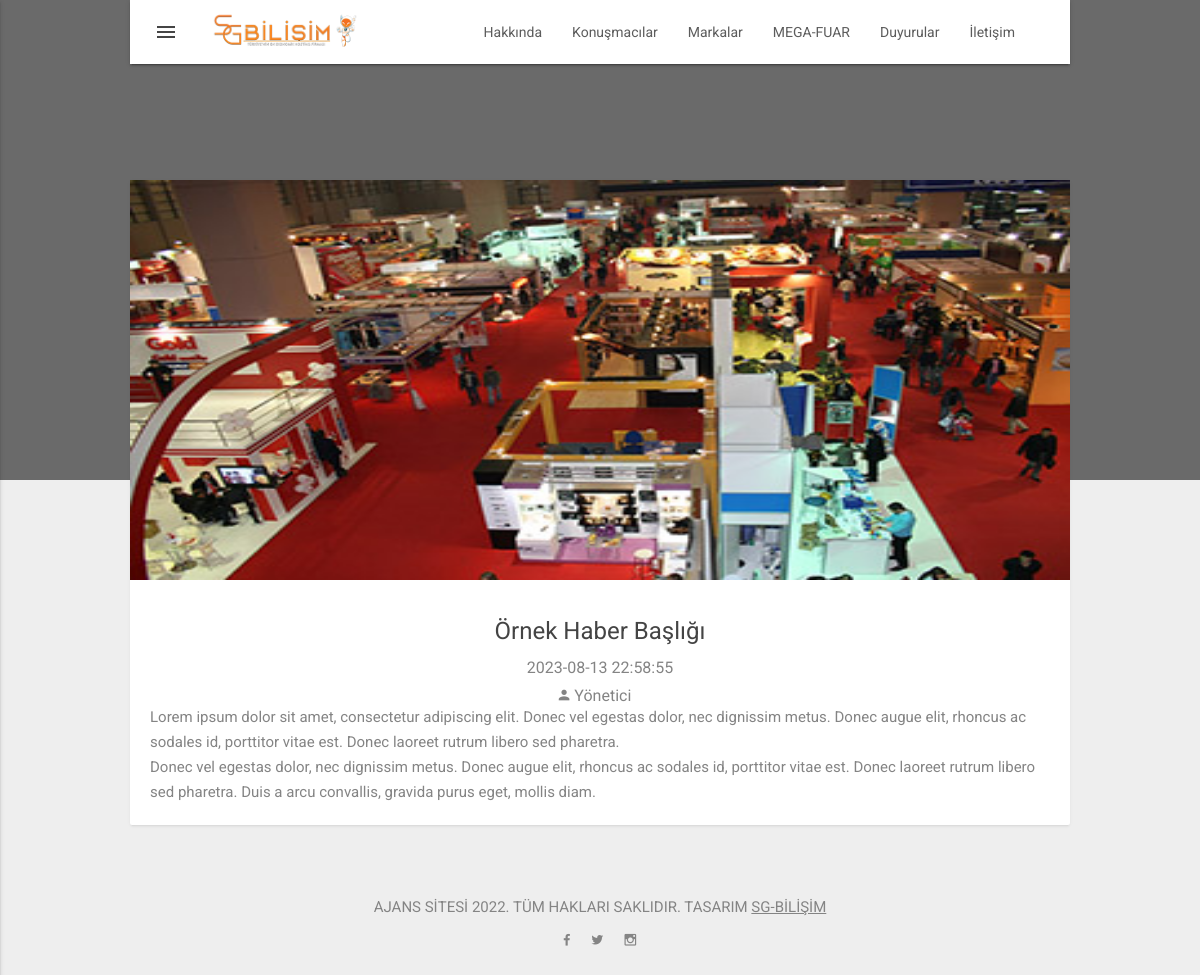
The page /haberdetay.php?id=11 on the database its author committed.
### tables this page shows
CREATE TABLE `haberler`  (
  `id` int NOT NULL AUTO_INCREMENT,
  `foto` varchar(250) NOT NULL,
  `baslik` char(250) NOT NULL,
  `ustBaslik` char(250) NOT NULL,
  `icerik` text NOT NULL,
  `tarih` timestamp NULL DEFAULT current_timestamp,
  `kategori` varchar(255) NULL DEFAULT NULL,
  `onecikar` varchar(255) NULL DEFAULT NULL,
  `gonecikar` varchar(255) NULL DEFAULT NULL,
  PRIMARY KEY (`id`) USING BTREE
);

### haberdetay.php (the view, shortened to what this page needs)
<?php
include 'sgpnl/inc/vt.php';
include 'inc/header.php';
?>
<?php
$sorgu = $baglanti->prepare("SELECT * FROM haberler Where id=:id");
$sorgu->execute(['id' => (int)$_GET["id"]]);
$sonuc = $sorgu->fetch();
?>
				<div class="main-content relative">
					<div class="container">
						<section id="blog_sec" class="blog-sec mt-180 mt-sm-120">
							<div class="row">
								<div class="col-sm-12 mb-30">
									<div class="mdl-card pa-0">
										<div class="mdl-card__title pa-0">
											<div><img width="100%" height="400" src="images/haber/<?= $sonuc["foto"] ?>"></div>
										</div>
										<div class="mdl-card__supporting-text relative">
											<div class="text-center">
												<h2 class="mt-10"><?= $sonuc["ustBaslik"] ?></h2>
												<span class="blog-post-date inline-block mt-10"><?= $sonuc["tarih"] ?></span>
												<div class="blog-post-info mt-10">
													<a href="" class="pr-10"><i class="zmdi zmdi-account pr-5"></i>Yönetici</a>
												</div>
											</div>
											<?= $sonuc["icerik"] ?>
										</div>
									</div>
								</div>
							</div>
						</section>
					<?php
include 'inc/footer.php';
?>

### css/style.css (style rules this page uses)
html, body, div, span, applet, object, iframe, h1, h2, h3, h4, h5, h6, p, pre, a, abbr, acronym, address, big, cite, code, del, dfn, em, img, ins, kbd, q, s, samp, small, strike, strong, sub, sup, tt, var, b, u, i, center, dl, dt, dd, ol, ul, li, fieldset, form, label, legend, table, caption, tbody, tfoot, thead, tr, th, td, article, aside, canvas, details, embed, figure, figcaption, footer, header, hgroup, menu, nav, output, ruby, section, summary, time, mark, audio, video { margin: 0; padding: 0; border: 0; font-size: 100%; font: inherit; vertical-align: baseline; }
html, body { height: inherit; width: inherit; min-height: inherit; }
body { color: #848484; background: #e2e2e2; font-family: "Roboto", sans-serif; font-size: 14px; font-style: normal; line-height: 1.5; overflow-y: auto; overflow-x: hidden; }
a { color: #848484; text-decoration: none; }
h1, h2, h3, h4, h5, h6 { color: #444; }
h2 { font-size: 24px; line-height: 35px; text-transform: capitalize; }
p { font-size: 15px; line-height: 25px; }
.pa-0 { padding: 0px !important; }
.pr-5 { padding-right: 5px !important; }
.pr-10 { padding-right: 10px !important; }
.mt-10 { margin-top: 10px !important; }
.mt-180 { margin-top: 180px !important; }
.mb-30 { margin-bottom: 30px !important; }
.inline-block { display: inline-block !important; }
.relative { position: relative !important; }
.mdl-card { width: auto; min-height: inherit; position: static; overflow: visible; display: block; padding: 45px 25px; box-shadow: 0 2px 2px 0 rgba(0, 0, 0, 0.03), 0 3px 1px -2px rgba(0, 0, 0, 0.03), 0 1px 5px 0 rgba(0, 0, 0, 0.03); }
.mdl-card__title { display: block; color: #444; }
.mdl-card__supporting-text { padding: 20px; overflow: visible; width: 100%; color: inherit; }
.blog-sec .mdl-card .mdl-card__title { overflow: hidden; }
@media (min-width: 992px) { .container { width: 970px; } }

### rows shown on the page
haberler: foto (picture), ustBaslik "Örnek Haber Başlığı", tarih "2023-08-13 22:58:55", icerik "Lorem ipsum dolor sit amet, consectetur adipiscing elit. Donec vel egestas dolor, nec dignissim metus. Donec augue elit, rhoncus ac sodales id, porttitor vitae est. Donec laoreet rutrum libero sed pharetra. Donec vel egestas dolor, nec dignissim metus. Donec augue elit, rhoncus ac sodales id, porttitor vitae est. Donec laoreet rutrum libero sed pharetra. Duis a arcu convallis, gravida purus eget, mollis diam."
